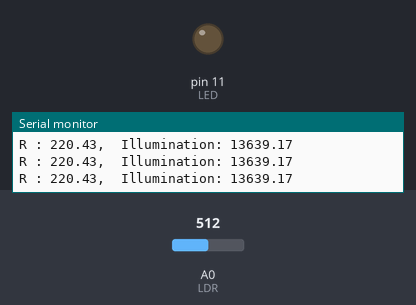
A sketch run on a simulated Arduino Uno, built with avr-gcc and run on an emulated ATmega328P. Shown: output pins drawn as LEDs (lit = HIGH), the last lines printed to the serial monitor. The inputs (shaded band) are chosen by the test bench; at power-on: A0 (LDR) = 512.

Above: at 1.2 s.
1.3 s: A0 (LDR) set to 1023
At 1.7 s:
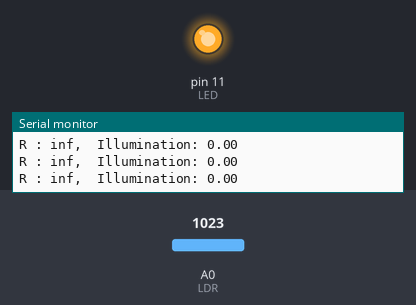
2.8 s: A0 (LDR) set to 511
At 3.5 s:
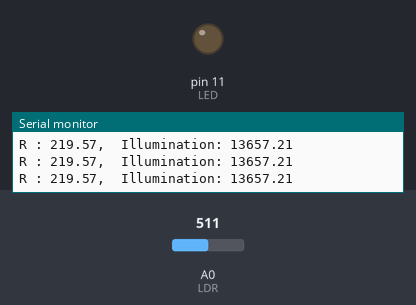
Timing chart, 0 to 5.8 s (numbered marks = the images above; inputs shaded):
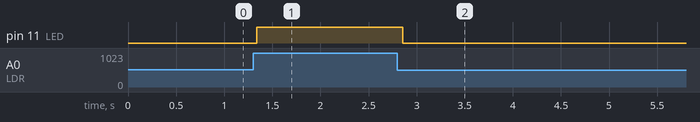

The sketch:

LED_light_control.ino
```cpp
const int LED = 11; // set pin for led
const int LDR = A0; //set pin for photoresistor
//defining variables
float inputval=0;
float outval =0;
double Vout =0;
int Vs = 5 ;int Rref = 220;  //constant variables
double R=0; double illum ;
void setup() {
//Initialize pinModes
  pinMode(LED, OUTPUT);
  pinMode(LDR, INPUT);
  Serial.begin(9600);
}

void loop() {
    inputval = analogRead(LDR); //collecting data from input pin A0
    Vout = (inputval*Vs)/1023;  //maping the data from 0-1023 to 0-5 volts
    R = Rref*(1/(Vs/Vout-1));  //calculating R_photoresistor
    illum =interpolation_lux(R); //obtaining the illumination attributed to the calculated R from the lookup table and interpolation
    Serial.print("R : ");
    Serial.print(R);
    Serial.print(",\t");
    Serial.print("Illumination: ");
    Serial.println(illum);
    outval = map(R, 10, 100000 , 0, 255); //maping R to 0-255
    int lightval = constrain(outval, 0,255);//the contain output values within 0-255 range
    analogWrite(LED, lightval);  //Hand the intensity to the LED
    delay (100);
}

//Defining interpolation function
double interpolation_lux(double x){
  double data[][2] = {{10,100000},{47,23000},{1400,7300},{2800,3700},{3800,1380},
 {15000,200},{17000,157},{30000,72},{75000,35},{1000000,0.1},{15000000,0.001}};
  double y1,x1,y0,x0,y,result;
  for(int i=0; i<10;i++){
      if (x>data[i][0] && x<data[i+1][0]){
        y0 = data[i][1];  //lower bound
        y1 = data[i + 1][1]; //upper bound
        x0 = data[i][0];
        x1 = data[i + 1][0];
        y = log10(y0)+((log10(y1)-log10(y0))*(log10(x)-log10(x0))/(log10(x1)-log10(x0)));
        result = pow(10,y);
      }
  }
    return result;
}
```

Measured:
- after the input at 1.3 s, pin 11 (LED): LOW → HIGH at once
- after the input at 2.8 s, pin 11 (LED): HIGH → LOW after 0.05 s
